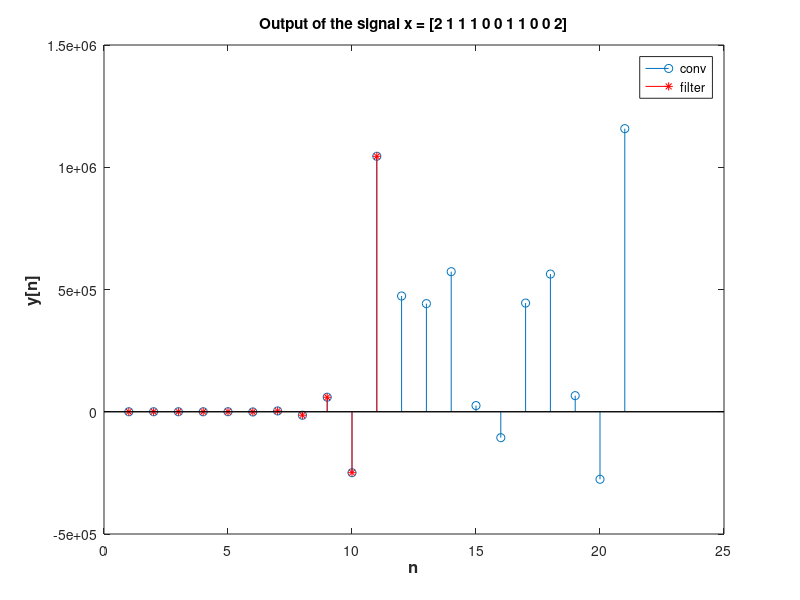

Write MATLAB code to recreate this figure.
n = 0:10;

b = [0.5 0 -1];
a = [1 3 -5];
d = n == 0;
h = filter(b, a, d);
x = [2 1 1 1 0 0 1 1 0 0 2];
y_conv = conv(h, x);
str1 = "y_conv = ";
disp(str1);
disp(y_conv)
y_filter = filter(b, a, x);
str2 = "y_filter = ";
disp(str2)
disp(y_filter)

stem(y_conv)
xlabel('n', 'FontSize', 12, 'FontWeight', 'bold')
ylabel('y[n]', 'FontSize', 12, 'FontWeight', 'bold')
title('Output of the signal x = [2 1 1 1 0 0 1 1 0 0 2]')
hold on
stem(y_filter, 'r*')
legend('conv', 'filter')
